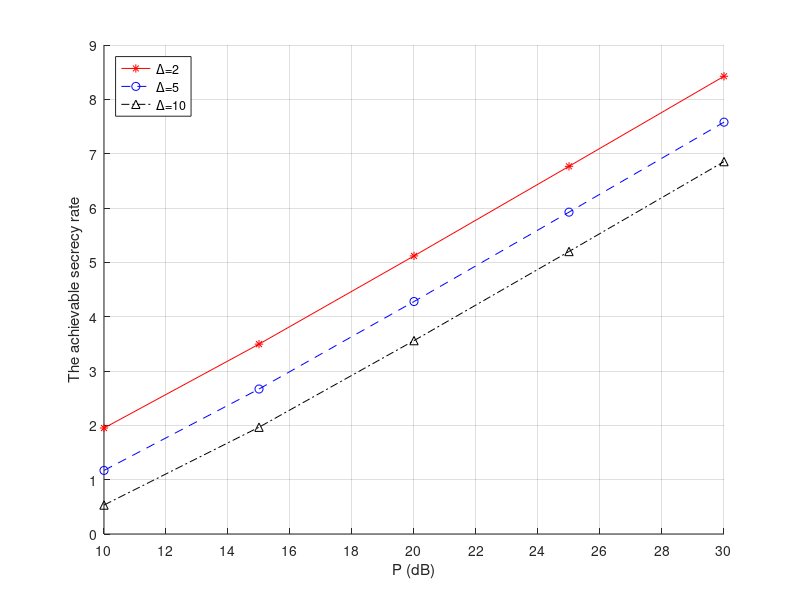

Write MATLAB code to recreate this figure. (Note: this script raises an error after producing the figure.)
%% Figure 3
clear all
% parameter setting
channel_gain = 1;
N0 = 1;

P = 10 : 5 : 30;
P = 10.^(P/10);
string = {['-*r'];['--ob'];['-.^k']};
Del = [2 5 10];
for j = 1: length(Del)
    delta = Del(j);
    Rs = zeros(length(P),1);
    for i = 1 : length(P)
        mu    = 2*channel_gain*P(i)/N0;
        alpha_as = (-mu + sqrt(mu*delta*(mu-delta+1))) / (mu*(delta-1));
        a = (2 * channel_gain * alpha_as*P(i))/N0;
        b = (delta*alpha_as)/(1-alpha_as);
        Rs(i) = log2((1 +a )/ (1 + b));
    end
    figure(3)
    hold on
    plot(10*log10(P),Rs, string{j})
end

% Draw Fig3.
xlim([10 30])
ylim([0 9])
xticks([10 12 14 16 18 20 22 24 26 28 30])
yticks([0 1 2 3 4 5 6 7 8 9])
ylabel('The achievable secrecy rate') 
xlabel('P (dB)')
legend('\Delta=2','\Delta=5','\Delta=10','Location','northwest')
grid on
fig = gcf;
fig.Color = 'white';
fig.PaperPositionMode = 'auto';
fig_pos = fig.PaperPosition;
fig.PaperSize = [fig_pos(3) fig_pos(4)];